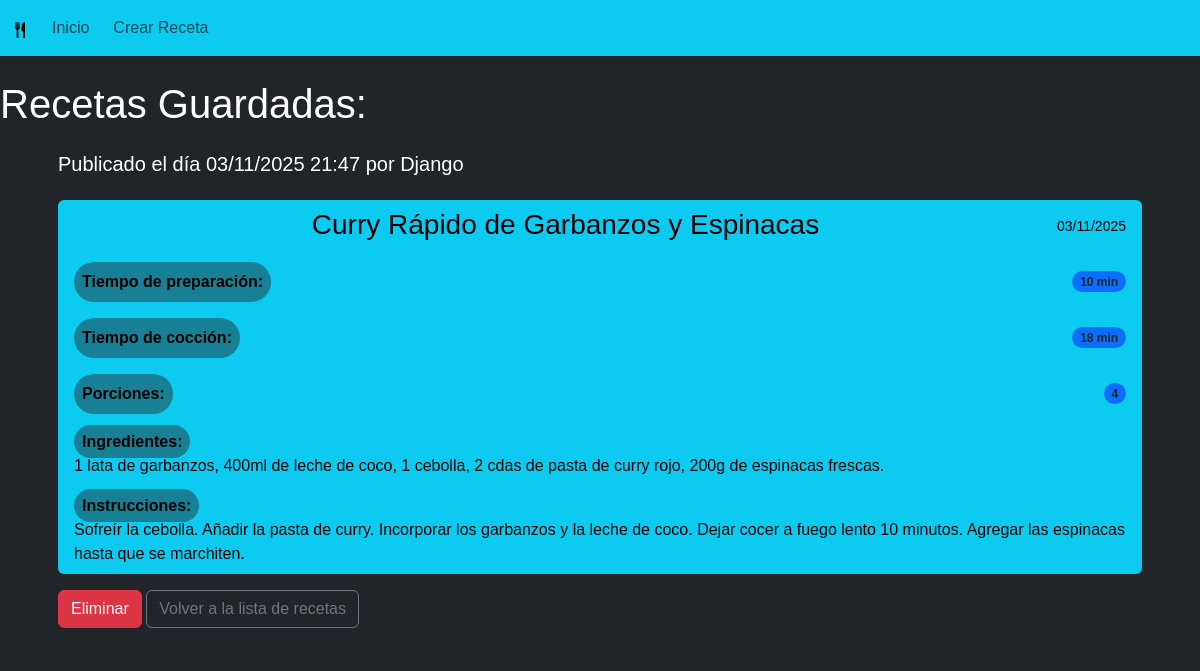
The app's page /receta/6/ with its own data.
### cookbook/models.py (models this page shows, shortened)
class Recipe(models.Model):
    title = models.CharField(max_length=200, verbose_name="Título")
    description = models.TextField(verbose_name="Descripción")
    ingredients = models.TextField(help_text="Ingresa los ingredientes, uno por línea o separados por comas",
                                  verbose_name="Ingredientes")
    instructions = models.TextField(help_text="Describe paso a paso cómo preparar la receta",
                                   verbose_name="Instrucciones")
    preparation_time = models.PositiveIntegerField(help_text="Tiempo en minutos",
                                                 default=30, verbose_name="Tiempo de preparación")
    cooking_time = models.PositiveIntegerField(help_text="Tiempo en minutos",
                                              default=0, verbose_name="Tiempo de cocción")
    servings = models.PositiveIntegerField(default=4, verbose_name="Porciones")
    created_at = models.DateTimeField(auto_now_add=True, verbose_name="Fecha de creación")
    updated_at = models.DateTimeField(auto_now=True, verbose_name="Fecha de actualización")
    author = models.ForeignKey(User, on_delete=models.CASCADE, verbose_name="Autor")
    class Meta:
        verbose_name = "recipe"
        verbose_name_plural = "recipes"
        ordering = ['-created_at']

### cookbook/views.py (the view)
# urls.py: path('receta/<int:pk>/', cookbook.views.RecipeDetailView.as_view(), name='recipe_detail'),
class RecipeDetailView(DetailView):
    model = Recipe
    context_object_name = "recipe"

### cookbook/templates/cookbook/recipe_detail.html (shortened to what this page needs)
{% extends "cookbook/base.html" %}
{% block content %}
<article class="card border-0">
    <div class="card-body bg-dark text-white">
        <h3 class="h5 mb-3">Publicado el día {{ recipe.updated_at|date:"d/m/Y H:i" }} por {{recipe.author.get_username}}
        </h3>
        <ul class="list-group mt-4">
            <li class="list-group-item active" aria-current="true">
                <div class="d-flex w-100 justify-content-between align-items-center">
                    <h3 class="mb-1 flex-grow-1 text-center">{{ recipe.title }}</h3>
                    <small>{{ recipe.updated_at|date:"d/m/Y" }}</small>
                </div>
            </li>
            <li class="list-group-item d-flex justify-content-between align-items-center">
                <strong class="rounded-pill p-2">Tiempo de preparación:</strong>
                <span class="badge bg-primary text-dark rounded-pill">{{ recipe.preparation_time }} min</span>
            </li>
            <li class="list-group-item d-flex justify-content-between align-items-center">
                <strong class="rounded-pill p-2">Tiempo de cocción:</strong>
                <span class="badge bg-primary text-dark rounded-pill">{{ recipe.cooking_time }} min</span>
            </li>
            <li class="list-group-item d-flex justify-content-between align-items-center">
                <strong class="rounded-pill p-2">Porciones:</strong>
                <span class="badge bg-primary text-dark rounded-pill">{{ recipe.servings }}</span>
            </li>
            <li class="list-group-item">
                <strong class="rounded-pill p-2">Ingredientes:</strong>
                <p class="mb-0">{{ recipe.ingredients}}</p>
            </li>
            <li class="list-group-item">
                <strong class="rounded-pill p-2">Instrucciones:</strong>
                <p class="mb-0">{{ recipe.instructions }}</p>
            </li>
        </ul>
        <div class="mt-3">
            <a href="{% url 'recipe_delete' recipe.pk %}" class="btn btn-danger">Eliminar</a>
            <a href="{% url 'base' %}" class="btn btn-outline-secondary">Volver a la lista de recetas</a>
        </div>
    </div>
</article>
{% endblock content %}

### cookbook/static/cookbook/style.css (style rules this page uses)
body { font-family: 'NunitoSans', sans-serif; }
.list-group .list-group-item { border: 0PX; background-color: #0dcaf0; color: black; }
li strong { background: #178095; }

### records on screen
Recipe: updated_at "03/11/2025 21:47", author.get_username "Django", title "Curry Rápido de Garbanzos y Espinacas", updated_at "03/11/2025", preparation_time "10", cooking_time "18", servings "4", ingredients "1 lata de garbanzos, 400ml de leche de coco, 1 cebolla, 2 cdas de pasta de curry rojo, 200g de espinacas frescas.", instructions "Sofreír la cebolla. Añadir la pasta de curry. Incorporar los garbanzos y la leche de coco. Dejar cocer a fuego lento 10 minutos. Agregar las espinacas hasta que se marchiten."
